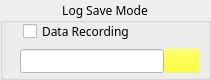
         <widget class="QGroupBox" name="groupBox_2">
          <property name="geometry">
           <rect>
            <x>1160</x>
            <y>40</y>
            <width>211</width>
            <height>80</height>
           </rect>
          </property>
          <property name="font">
           <font>
            <family>한컴 고딕</family>
           </font>
          </property>
          <property name="title">
           <string>Log Save Mode</string>
          </property>
          <property name="alignment">
           <set>Qt::AlignCenter</set>
          </property>
          <widget class="QCheckBox" name="chkBox_DataRecord">
           <property name="geometry">
            <rect>
             <x>23</x>
             <y>23</y>
             <width>111</width>
             <height>16</height>
            </rect>
           </property>
           <property name="font">
            <font>
             <family>한컴 고딕</family>
            </font>
           </property>
           <property name="text">
            <string>Data Recording</string>
           </property>
           <property name="checked">
            <bool>false</bool>
           </property>
          </widget>
          <widget class="QWidget" name="layoutWidget">
           <property name="geometry">
            <rect>
             <x>20</x>
             <y>48</y>
             <width>181</width>
             <height>26</height>
            </rect>
           </property>
           <layout class="QHBoxLayout" name="horizontalLayout_3">
            <property name="spacing">
             <number>0</number>
            </property>
            <item>
             <widget class="QLineEdit" name="line_logFilePath">
              <property name="enabled">
               <bool>false</bool>
              </property>
              <property name="font">
               <font>
                <family>한컴 고딕</family>
                <pointsize>8</pointsize>
               </font>
              </property>
              <property name="styleSheet">
               <string notr="true">background-color: rgb(255, 255, 255);</string>
              </property>
             </widget>
            </item>
            <item>
             <widget class="QPushButton" name="btn_folder">
              <property name="enabled">
               <bool>true</bool>
              </property>
              <property name="font">
               <font>
                <family>한컴 고딕</family>
               </font>
              </property>
              <property name="focusPolicy">
               <enum>Qt::StrongFocus</enum>
              </property>
              <property name="styleSheet">
               <string notr="true">QPushButton {
	background-color: rgba(255, 255, 0, 0);	
	image: url(:/etc/UI_IMG/folder_icon.png);
}
QPushButton:hover {			
	border-image: url(:/etc/UI_IMG/folder_icon.png);
}</string>
              </property>
              <property name="text">
               <string/>
              </property>
              <property name="icon">
               <iconset resource="icons.qrc">
                <normaloff>:/icons_60px/icons/folder_icon.png</normaloff>:/icons_60px/icons/folder_icon.png</iconset>
              </property>
              <property name="checkable">
               <bool>false</bool>
              </property>
             </widget>
            </item>
           </layout>
          </widget>
         </widget>
